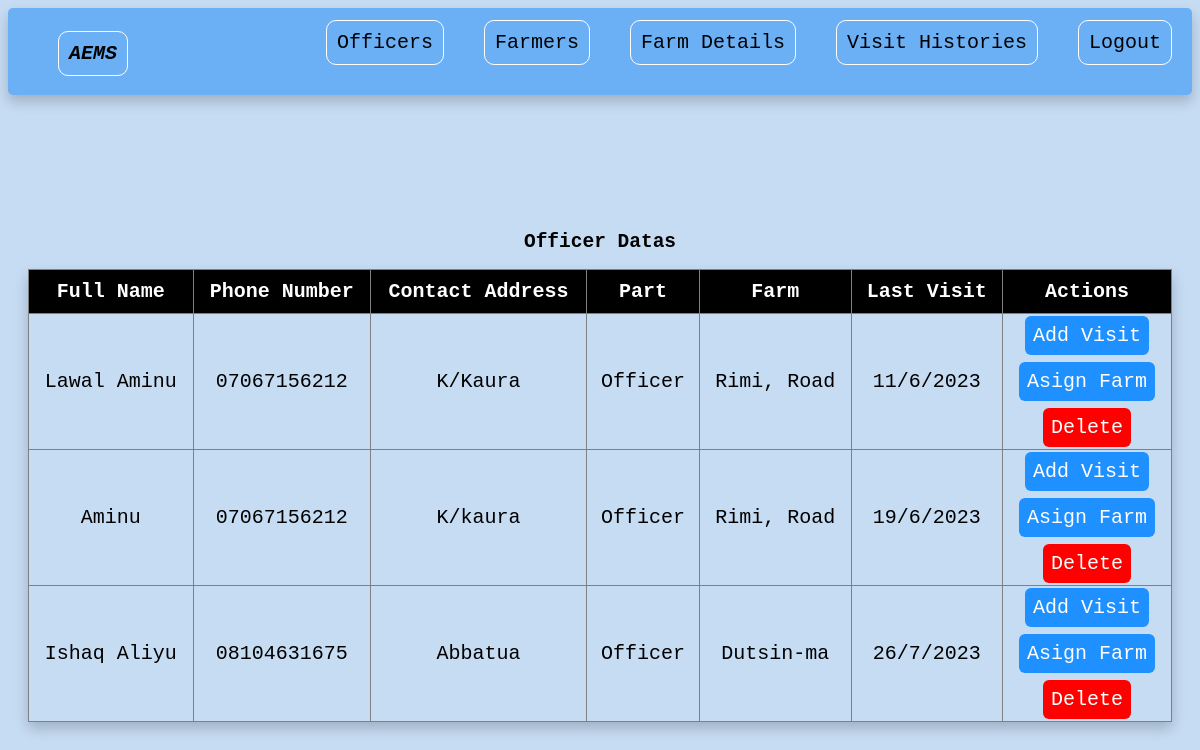
The page /officer-view on the database its author committed.
### aems/models.py (models this page shows, shortened)
class Officer(models.Model):
    full_name = models.CharField(max_length=100, blank=True)
    phone_number = models.CharField(max_length=100, blank=True)
    contact_address = models.TextField(max_length=100, blank=True)
    extention = models.CharField(max_length=100, blank=True)
    farm = models.CharField(max_length=50, blank=True)
    date_visit = models.CharField(max_length=100, blank=True)

### aems/views.py (the view)
# urls.py: path('officer-view', views.officer_view, name="officer-view"),
def officer_view(request):
    data = Officer.objects.all()
    return render(request, 'officers/officer-view.html', {'data':data})

### templates/officers/officer-view.html (shortened to what this page needs)
<!DOCTYPE html>
<html lang="en">
<head>
    <link rel="stylesheet" href="../static/style.css">
</head>
<body>
    <section class="header-section">
        <header>
            <ul class="brand">
                <li><a href="/">AEMS</a></li>
            </ul>
            <ul class="ul-2">
                <li>
                    <a href="/officer-view">Officers</a>
                </li>
                <li>
                    <a href="/farmer-view">Farmers</a>
                </li>
                <li>
                    <a href="/farm-detail-view">Farm Details</a>
                </li>
                <li>
                    <a href="/history">Visit Histories</a>
                </li>
                <li>
                    <a href="/logout">Logout</a>
                </li>
            </ul>
        </header>
    </section>
    <div class="table-section">
        <div class="table">
            <h2>Officer Datas</h2>
            <table>
                <thead>
                    <th>Full Name</th>
                    <th>Phone Number</th>
                    <th>Contact Address</th>
                    <th>Part</th>
                    <th>Farm</th>
                    <th>Last Visit</th>
                    <th>Actions</th>
                </thead>
                <tbody>
                    {% for d in data %}
                    <tr>
                        <td>{{d.full_name}}</td>
                        <td>{{d.phone_number}}</td>
                        <td>{{d.contact_address}}</td>
                        <td>{{d.extention}}</td>
                        <td>{{d.farm}}</td>
                        <td>{{d.date_visit}}</td>
                        <td>
                            <a href="/add-visit2/{{d.id}}" class="edit">Add Visit</a><br><br>
                            <a href="/asign-farm2/{{d.id}}" class="edit">Asign Farm</a><br><br>
                            <a href="/request-for-delete3/{{d.id}}" class="del">Delete</a>
                        </td>
                    </tr>
                    {% endfor %}
                </tbody>
            </table>
        </div>
    </div>
</body>
</html>

### static/style.css (style rules this page uses)
* { font-family: monospace; }
header { background-color: rgb(107, 176, 245); }
.header-section header { display: flex; justify-content: space-between; font-family: sans-serif; box-shadow: 0 .5rem 1rem rgba(0,0,0, .2); border-radius: 5px; }
ul { list-style: none; }
.ul-2 { display: flex; gap: 20px; padding: 10px; }
.brand { font-style: italic; font-weight: 700; font-size: 28px; }
header a { border: 1px solid #fff; padding: 10px; margin: 10px; border-radius: 10px; }
a { text-decoration: none; color: #000; font-family: monospace; font-size: 20px; }
.table { margin-top: 100px; display: flex; flex-direction: column; align-items: center; justify-content: center; padding: 20px; }
table { box-shadow: 0 .5rem 1rem rgba(0,0,0, .2); width: 80%; }
th { background-color: #000; color: #fff; }
table, th, td { border: 1px solid gray; border-collapse: collapse; padding: 10px; font-size: 20px; text-align: center; }
.del { background-color: red; color: #fff; padding: 8px; border-radius: 6px; }
.edit { background-color: dodgerblue; color: #fff; padding: 8px; border-radius: 6px; }

### templates/officers/officer-view.html (style rules this page uses)
header { background-color: rgb(107, 176, 245); }
body { background-color: rgb(198, 220, 243); }
table { width: 100%; }

### rows shown on the page
Officer: full_name "Lawal Aminu", phone_number "07067156212", contact_address "K/Kaura", extention "Officer", farm "Rimi, Road", date_visit "11/6/2023"
Officer: full_name "Aminu", phone_number "07067156212", contact_address "K/kaura", extention "Officer", farm "Rimi, Road", date_visit "19/6/2023"
Officer: full_name "Ishaq Aliyu", phone_number "08104631675", contact_address "Abbatua", extention "Officer", farm "Dutsin-ma", date_visit "26/7/2023"
